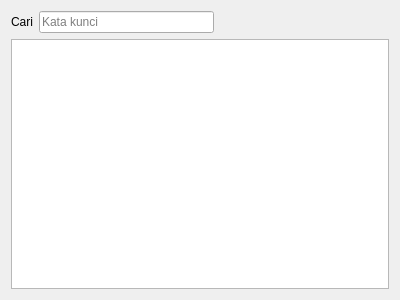
<?xml version="1.0" encoding="UTF-8"?>
<ui version="4.0">
 <class>CustomerPickerDialog</class>
 <widget class="QDialog" name="CustomerPickerDialog">
  <property name="geometry">
   <rect>
    <x>0</x>
    <y>0</y>
    <width>400</width>
    <height>300</height>
   </rect>
  </property>
  <property name="windowTitle">
   <string>Pilih Konsumen</string>
  </property>
  <layout class="QVBoxLayout" name="verticalLayout">
   <item>
    <layout class="QHBoxLayout" name="horizontalLayout">
     <item>
      <widget class="QLabel" name="label">
       <property name="text">
        <string>Cari</string>
       </property>
      </widget>
     </item>
     <item>
      <widget class="QLineEdit" name="filterEdit">
       <property name="maximumSize">
        <size>
         <width>175</width>
         <height>16777215</height>
        </size>
       </property>
       <property name="placeholderText">
        <string>Kata kunci</string>
       </property>
      </widget>
     </item>
     <item>
      <spacer name="horizontalSpacer">
       <property name="orientation">
        <enum>Qt::Horizontal</enum>
       </property>
       <property name="sizeHint" stdset="0">
        <size>
         <width>40</width>
         <height>20</height>
        </size>
       </property>
      </spacer>
     </item>
    </layout>
   </item>
   <item>
    <widget class="QTableView" name="customerView">
     <property name="editTriggers">
      <set>QAbstractItemView::NoEditTriggers</set>
     </property>
     <property name="alternatingRowColors">
      <bool>true</bool>
     </property>
     <property name="selectionMode">
      <enum>QAbstractItemView::SingleSelection</enum>
     </property>
     <property name="selectionBehavior">
      <enum>QAbstractItemView::SelectRows</enum>
     </property>
     <property name="verticalScrollMode">
      <enum>QAbstractItemView::ScrollPerPixel</enum>
     </property>
     <attribute name="horizontalHeaderStretchLastSection">
      <bool>true</bool>
     </attribute>
     <attribute name="verticalHeaderMinimumSectionSize">
      <number>15</number>
     </attribute>
     <attribute name="verticalHeaderDefaultSectionSize">
      <number>18</number>
     </attribute>
    </widget>
   </item>
  </layout>
 </widget>
 <resources/>
 <connections/>
</ui>
